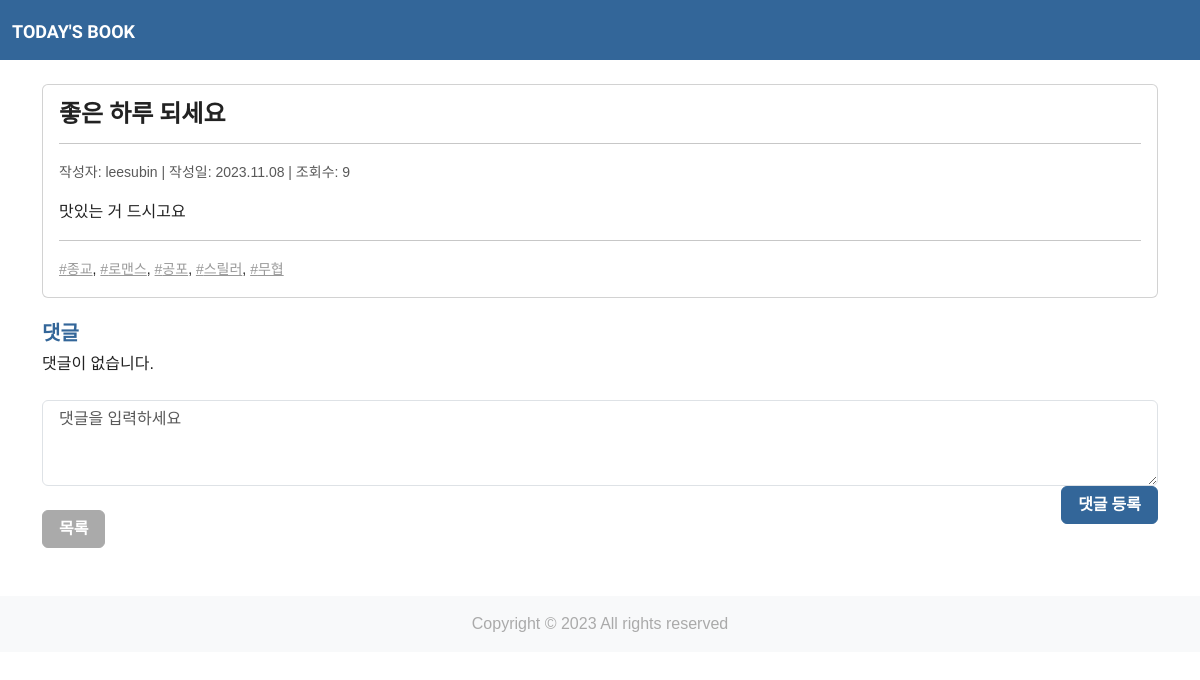
The page /reading_blog/39/ on the database its author committed.
### reading_blog/models.py (models this page shows, shortened)
class Post(models.Model):
    author = models.ForeignKey(
        User, on_delete=models.CASCADE
    )
    title = models.CharField(max_length=100)
    content = models.TextField()
    thumb_image = models.ImageField(
        upload_to='reading_blog/images/%Y/%m/%d/', blank=True)
    image_upload = models.ImageField(upload_to='blog/%Y/%m/%d/', blank=True, null=True)
    file_upload = models.FileField(
        upload_to='reading_blog/files/%Y/%m/%d/', blank=True)
    created_at = models.DateTimeField(auto_now_add=True)
    updated_at = models.DateField(auto_now=True)
    view_count = models.PositiveIntegerField(default=0)
    tags = models.ManyToManyField('Tag', blank=True)

class Tag(models.Model):
    name = models.CharField(max_length=50, unique=True)

### reading_blog/views.py (the view)
class PostDetail(DetailView):
    model = Post
    def get_context_data(self, **kwargs):
        context = super().get_context_data(**kwargs)
        context['comment_form'] = CommentForm()
        return context
    def get_object(self, queryset=None):
        pk = self.kwargs.get('pk')
        post = Post.objects.get(pk=pk)
        post.view_count += 1
        post.save()
        return super().get_object(queryset)

### reading_blog/forms.py
class CommentForm(forms.ModelForm):
    class Meta:
        model = Comment
        fields = ['message']

### templates/reading_blog/post_detail.html (shortened to what this page needs)
{% extends 'base.html' %}
{% load static %}
{% block content %}
<div class="container mt-4">
    <div class="card">
        <div class="card-body">
            <h4 class="card-title">{{ post.title }}</h4>
            <hr>
            <p class="card-text">
                <small class="text-muted">
                    작성자: {{ post.author.username }} | 작성일: {{ post.created_at|date:"Y.m.d" }} | 조회수: {{ post.view_count }}
                </small>
            </p>
            <p class="card-text" style="font-size: 1.0em;">
                {{ post.content }}
            </p>
            <hr>
            <p class="card-text">
                <small>
                    {% for tag in post.tags.all %}
                        <a href="{% url 'reading_blog:posttag' tag.name %}" style="color: #999;">#{{ tag.name }}</a>{% if not forloop.last %}, {% endif %}
                    {% endfor %}
                </small>
            </p>
        </div>
    </div>
    <div class="mt-4">
        <h5 class="text-info">댓글</h5>
        {% if post.comments.all.count < 1 %}
            <p>댓글이 없습니다.</p>
        {% endif %}
    </div>
    <div class="mt-4">
        <form action="{% url 'reading_blog:comment_new' post.pk %}" method="post" style="width: 100%;">
            <div class="form-row">
                <div class="col">
                    <textarea name="message" class="form-control" rows="3" placeholder="댓글을 입력하세요" required id="id_message"></textarea>
                </div>
                <div class="col">
                    <button type="submit" class="btn btn-info" style="float: right;">댓글 등록</button>
                </div>
            </div>
        </form>
    </div>
    <div class="text-left mt-4">
        <a href="{% url 'reading_blog:post_list' %}" class="btn btn-secondary">목록</a>
    </div>
</div>
{% endblock %}

### templates/base.html (style rules this page uses)
body { font-family: Arial, sans-serif; }

### rows shown on the page
Post: title "좋은 하루 되세요", author.username "leesubin", created_at "2023.11.08", view_count "9", content "맛있는 거 드시고요"
Tag: name "종교"
Tag: name "로맨스"
Tag: name "공포"
Tag: name "스릴러"
Tag: name "무협"
